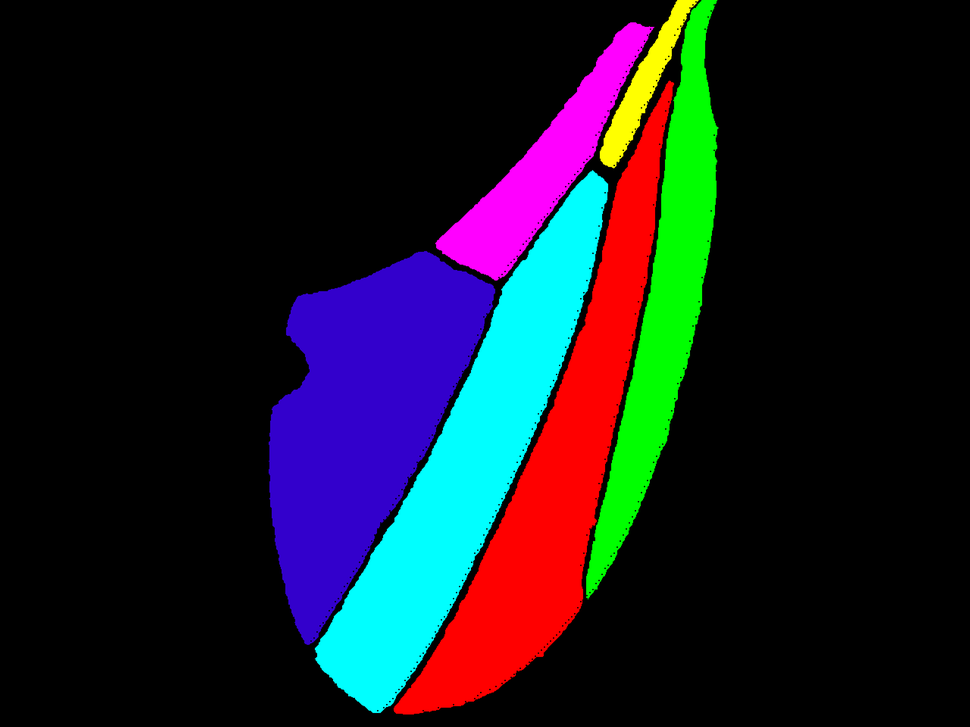
#> input picture data/training/hello/image0246.png, 970 x 727 px, shrunk from 2560 x 1920 before the run, found by its file name; its folder holds 2 pictures in this run
$ python hexmistake.py
#> lines starting #> are read from the running program, lines starting #| are printed output that depends on the picture
from PIL import Image
import os

def process_images(directory, hex_colors):
    # Convert the list of hex colors to a list of RGB tuples
#> called with directory = 'version/training/hello'
    allowed_colors = [tuple(int(hex_color[i:i+2], 16) for i in (0, 2, 4)) for hex_color in hex_colors]
    count = 0
    # Loop through all files in the directory
    for filename in os.listdir(directory):
        if filename.endswith(".png"):  # Check if the file is an image, adjust as needed for other formats
            file_path = os.path.join(directory, filename)
            image = Image.open(file_path)
#> image is the input picture: PIL image 970x727 RGB; mean R, G, B 25.8, 27, 36.1
            pixels = image.load()


            # Process each pixel
            for i in range(image.width):
                for j in range(image.height):
                    if pixels[i, j][:3] not in allowed_colors:  # Check if the pixel color is not allowed
                        pixels[i, j] = (0, 0, 0)  # Set non-matching pixels to black
                    if pixels[i, j][:3] == '2f13c7':
                        pixels[i, j] = (29, 25, 181)

            # Save the modified image
            image.save('version/training/hello/{0}'.format(filename))  # Overwrite the original image
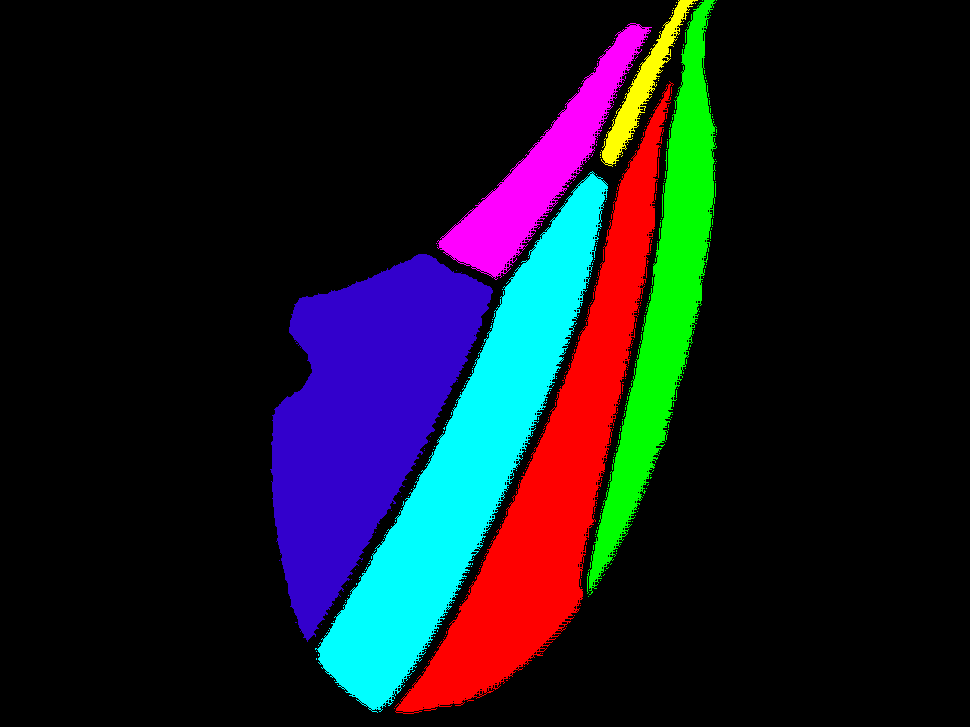
#> saved as image0246.png: PIL image 970x727 RGB; mean R, G, B 23.7, 24.9, 33.8
#> pass 2 of the loop in process_images, `for filename in os.listdir(directory):`:
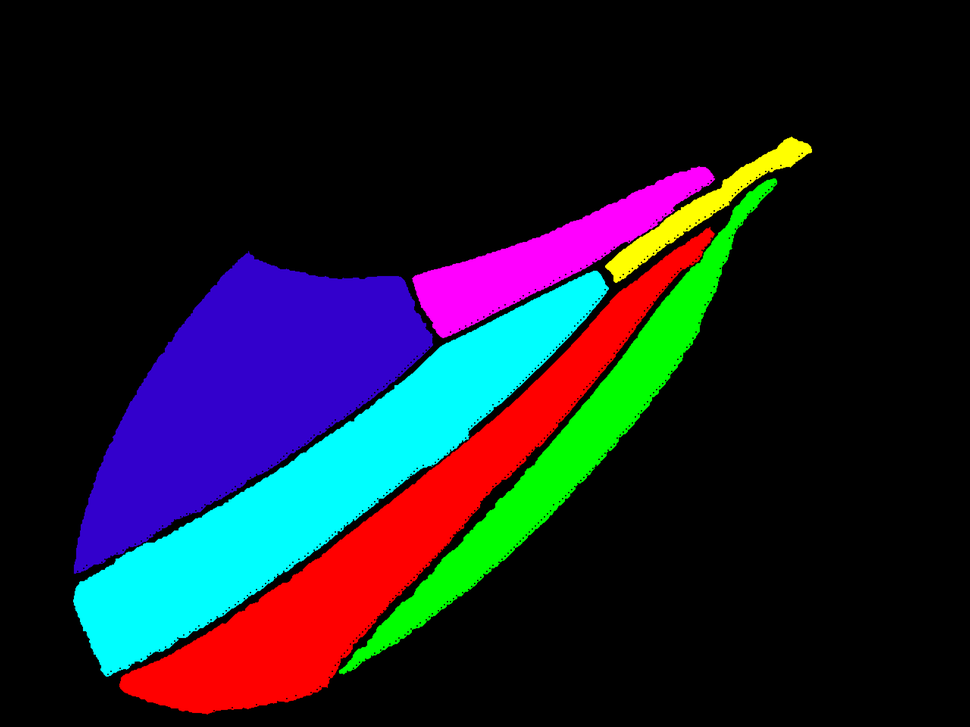
#> input picture data/training/hello/image0258.png, 970 x 727 px, shrunk from 2560 x 1920 before the run, found by its file name
#> in process_images, image is the input picture: PIL image 970x727 RGBA; mean R, G, B, A 27.3, 28.6, 39.3, 255
#> in process_images, `image.save('version/training/hello/{0}'.format(filename))`:
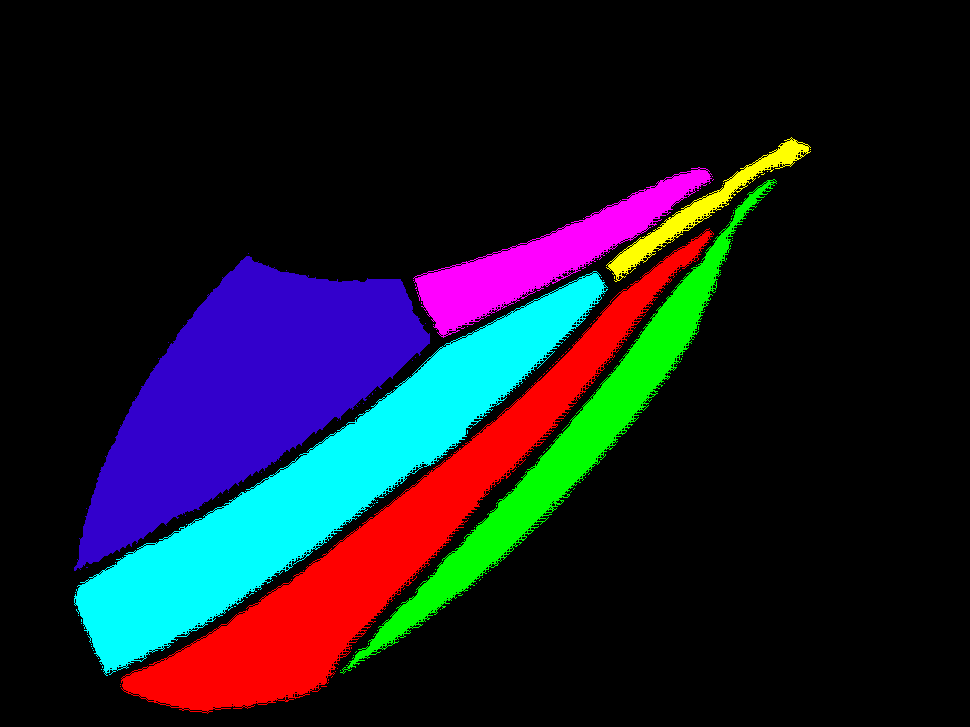
#> saved as image0258.png: PIL image 970x727 RGBA; mean R, G, B, A 25.1, 26.3, 36.9, 255
            # Or save as a new file:
            # image.save(os.path.join(directory, f"modified_{filename}"))

# Example usage
directory_path = 'version/training/hello'
hex_colors = ['00ff00', 'ff0000', '0000ff', '1d19b5', 'ffff00', 'ff00ff', '00ffff', '3300cc'
              '691369', '1f6d11', 'a6d3d9', '4e3610', '1d5d5b', 'df6d6d']  # Example hex colors
process_images(directory_path, hex_colors)
